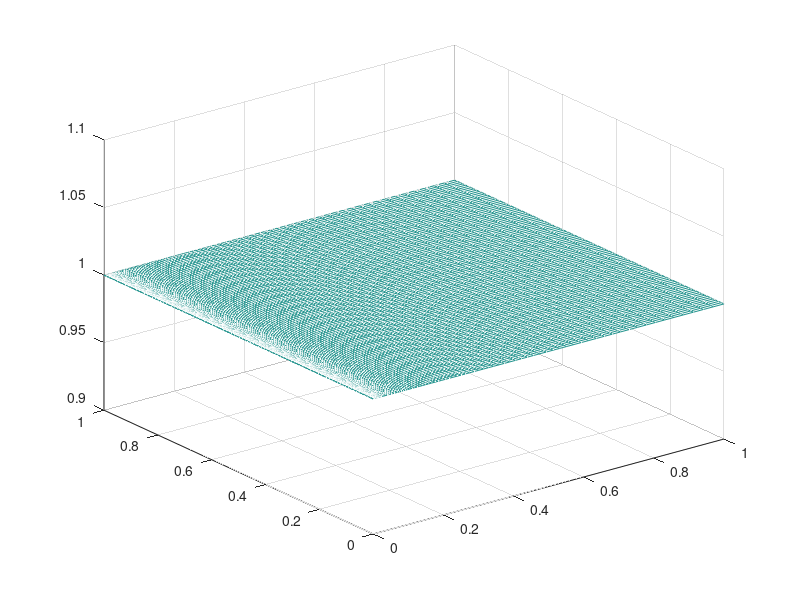

Source code (MATLAB):
%power law

ax = 1;
kx = 3;

ay = 1;
ky = 1;


fx = @(x) ax*x^kx;
fy = @(y) ay*y^ky;

N = 100;

x = zeros(N,1);
y = zeros(N,1);

for i = 1:N
    x(i) = fx(i);
    y(i) = fy(i);
end

maxX = max(x);
minX = min(x);

maxY = max(y);
minY = min(y);

x = (x-minX)/(maxX-minX);
y = (y-minY)/(maxY-minY);

[X, Y, Z] = meshgrid(x,y,1);

mesh(X,Y,Z)